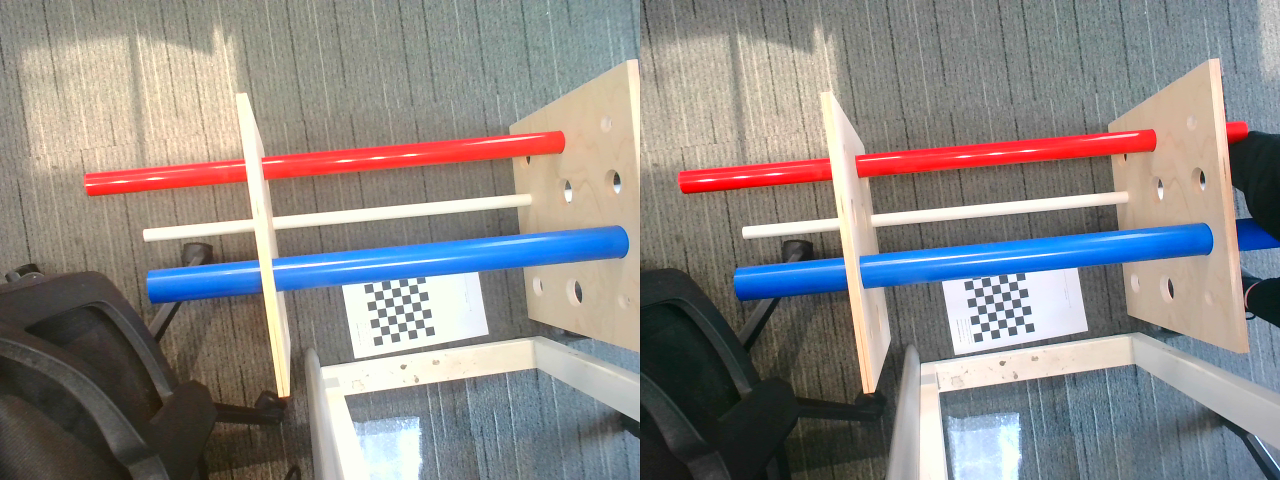
#> input picture test_data/real_hardware_archive/2026-09-field-test/camera_probe/req_1280x480_act_1280x480.png, 1280 x 480 px, given in place of the camera
$ python main.py   (older library calls are emulated)
#> lines starting #> are read from the running program, lines starting #| are printed output that depends on the picture
# -*- coding: utf-8 -*-

import numpy as np
import cv2
import camera_config
import random
import math


cap = cv2.VideoCapture(1)
cap.set(3, 1280)
cap.set(2, 480)


# 鼠标回调函数
def onmouse_pick_points(event, x, y, flags, param):
    if event == cv2.EVENT_LBUTTONDOWN:
        threeD = param
        distance = math.sqrt( threeD[y][x][0] **2 + threeD[y][x][1] **2 + threeD[y][x][2] **2 )
        distance = distance / 1000.0  # mm -> m
        print("距离是：", distance, "m")

WIN_NAME = 'Deep disp'
cv2.namedWindow(WIN_NAME,  cv2.WINDOW_AUTOSIZE)

while True:
  ret, frame = cap.read()
#> frame is the input picture: shape (480, 1280, 3); mean B, G, R 133.5, 135.3, 139.2
  frame1 = frame[0:480, 0:640]
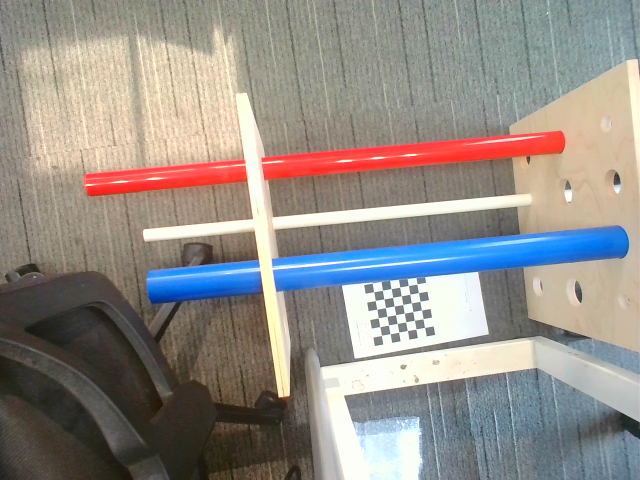
#> frame1: shape (480, 640, 3); mean B, G, R 136.1, 141.7, 147.3
  frame2 = frame[0:640, 640:1280]  #割开双目图像

  imgL = cv2.cvtColor(frame1, cv2.COLOR_BGR2GRAY)  # 将BGR格式转换成灰度图片
  imgR = cv2.cvtColor(frame2, cv2.COLOR_BGR2GRAY)
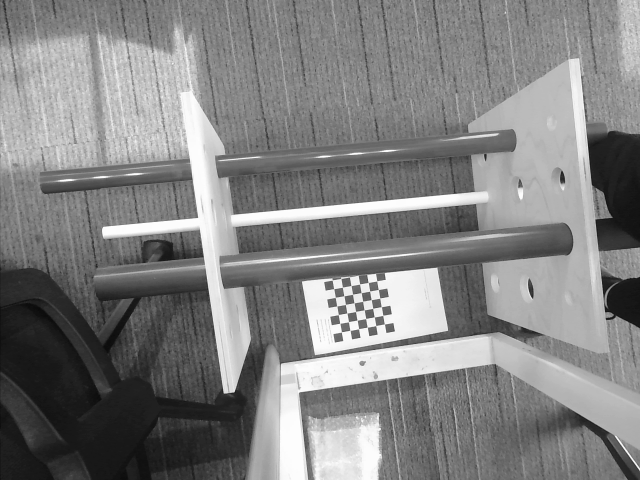
#> imgR: shape (480, 640); min 10, max 254, mean 129.7

  # cv2.remap 重映射，就是把一幅图像中某位置的像素放置到另一个图片指定位置的过程。
  # 依据MATLAB测量数据重建无畸变图片
  img1_rectified = cv2.remap(imgL, camera_config.left_map1, camera_config.left_map2, cv2.INTER_LINEAR)
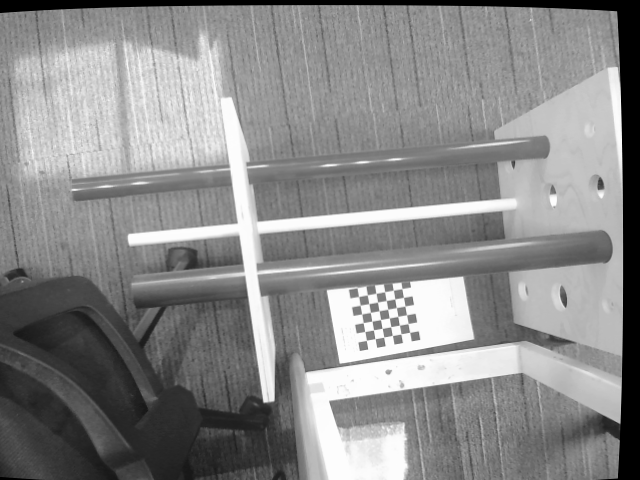
#> img1_rectified: shape (480, 640); min 0, max 254, mean 137.5
  img2_rectified = cv2.remap(imgR, camera_config.right_map1, camera_config.right_map2, cv2.INTER_LINEAR)
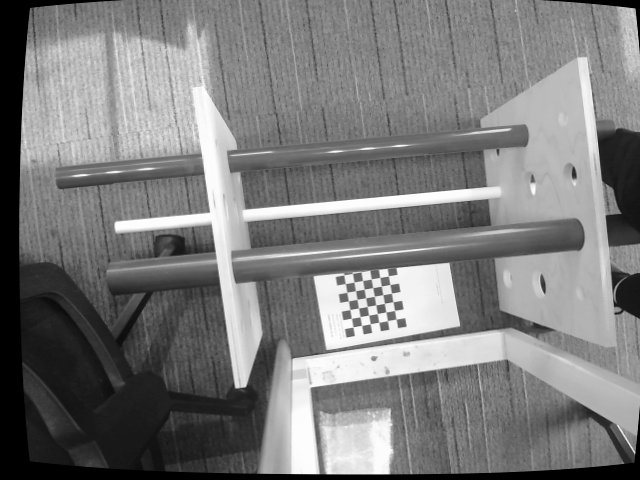
#> img2_rectified: shape (480, 640); min 0, max 254, mean 123.4

  imageL = cv2.cvtColor(img1_rectified, cv2.COLOR_GRAY2BGR)
  imageR = cv2.cvtColor(img2_rectified, cv2.COLOR_GRAY2BGR)

  # BM 核心算法
  numberOfDisparities = ((640 // 8) + 15) & -16  # 640对应是分辨率的宽

  stereo = cv2.StereoBM_create(numDisparities=16, blockSize=9)  #立体匹配
  stereo.setROI1(camera_config.validPixROI1)
  stereo.setROI2(camera_config.validPixROI2)
  stereo.setPreFilterCap(31)
  stereo.setBlockSize(15)
  stereo.setMinDisparity(4)
  stereo.setNumDisparities(numberOfDisparities)
  stereo.setTextureThreshold(50)
  stereo.setUniquenessRatio(15)
  stereo.setSpeckleWindowSize(100)
  stereo.setSpeckleRange(32)
  stereo.setDisp12MaxDiff(1)

  disparity = stereo.compute(img1_rectified, img2_rectified) # 计算视差
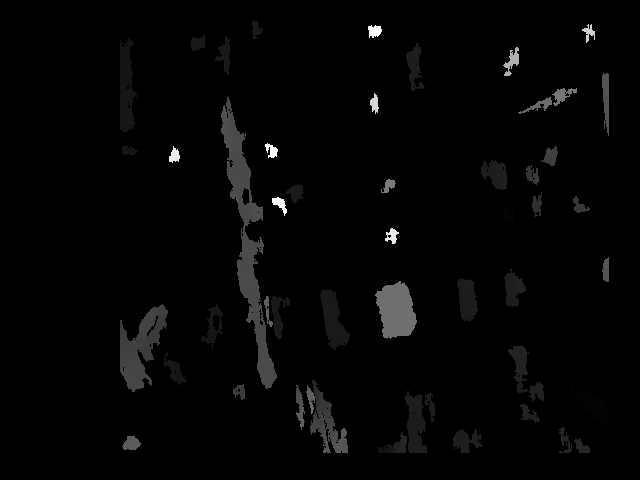
#> disparity: shape (480, 640) int16; min 48, max 1319, mean 70.6; drawn with min black and max white

  disp = cv2.normalize(disparity, disparity, alpha=100, beta=255, norm_type=cv2.NORM_MINMAX, dtype=cv2.CV_8U)  #归一化函数算法
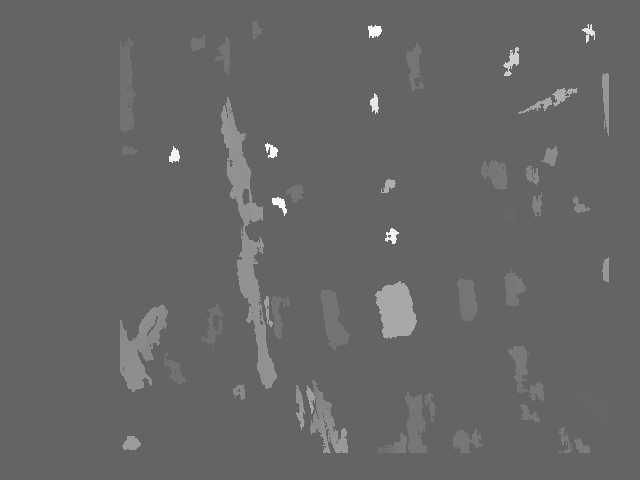
#> disp: shape (480, 640); min 100, max 255, mean 102.8

  threeD = cv2.reprojectImageTo3D(disparity, camera_config.Q, handleMissingValues=True)  #计算三维坐标数据值
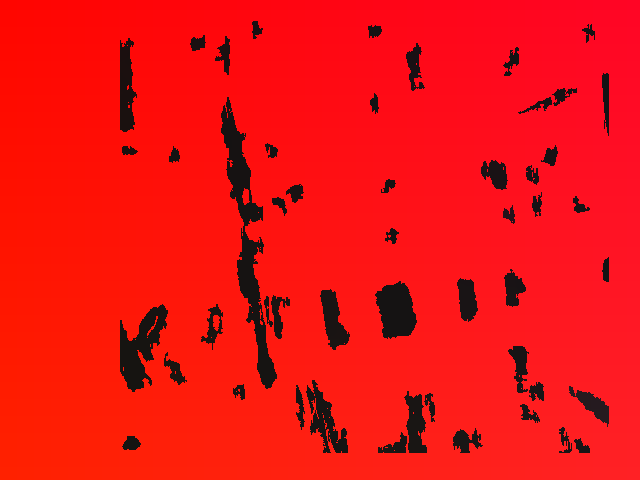
#> threeD: shape (480, 640, 3) float32; mean of channels 0, 1, 2 -17.2, 7.8, 9281.3; drawn with min black and max white
  threeD = threeD * 16

  cv2.setMouseCallback(WIN_NAME, onmouse_pick_points, threeD)

  cv2.imshow("left", frame1)
  cv2.imshow("right", frame2)
  # cv2.imshow("left_r", imgL)
  # cv2.imshow("right_r", imgR)
  cv2.imshow(WIN_NAME, disp)

  key = cv2.waitKey(1)
#> (key q is pressed here)
  if key == ord("q"):
    break

cap.release()
cv2.destroyAllWindows()

$ run again, on test_data/real_hardware_archive/2026-09-field-test/camera_probe/req_1920x720_act_1920x1072.png
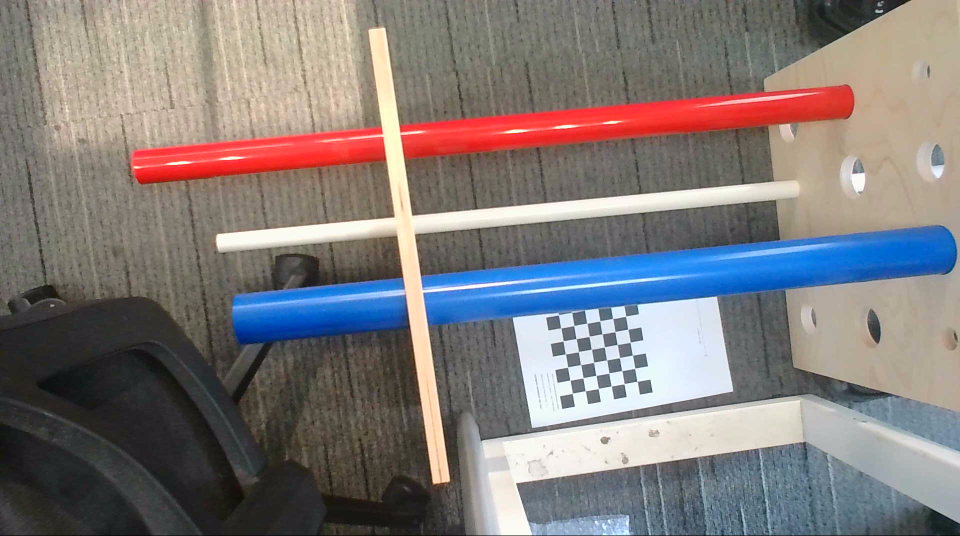
#> input picture test_data/real_hardware_archive/2026-09-field-test/camera_probe/req_1920x720_act_1920x1072.png, 1920 x 1072 px, given in place of the camera (shown at 1/2 size)
#> frame is the input picture: shape (1072, 1920, 3); mean B, G, R 121.7, 122.2, 128.6
#> `disp = cv2.normalize(disparity, disparity, alpha=100, beta=255, norm_t..`:
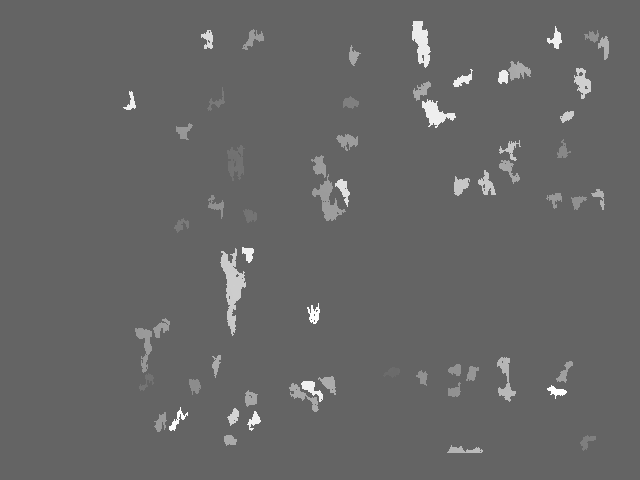
#> disp: shape (480, 640); min 100, max 255, mean 103
#> `threeD = cv2.reprojectImageTo3D(disparity, camera_config.Q, handleMiss..`:
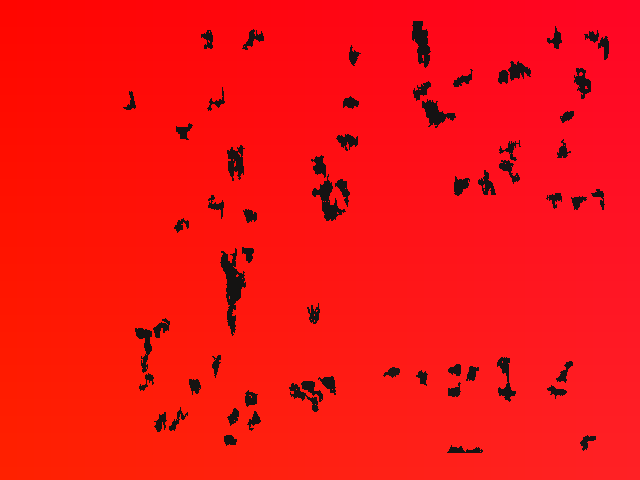
#> threeD: shape (480, 640, 3) float32; mean of channels 0, 1, 2 -19.5, 14.5, 9620.5; drawn with min black and max white

$ run again, on test_data/real_hardware_archive/2026-09-field-test/camera_probe/req_2560x720_act_2560x720.png
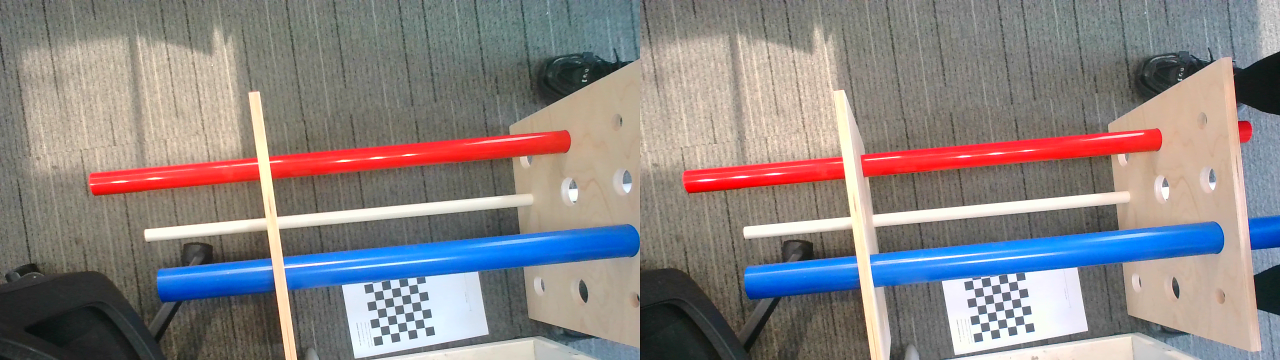
#> input picture test_data/real_hardware_archive/2026-09-field-test/camera_probe/req_2560x720_act_2560x720.png, 2560 x 720 px, given in place of the camera (shown at 1/2 size)
#> frame is the input picture: shape (720, 2560, 3); mean B, G, R 131.3, 131.5, 137.8
#> `disp = cv2.normalize(disparity, disparity, alpha=100, beta=255, norm_t..`:
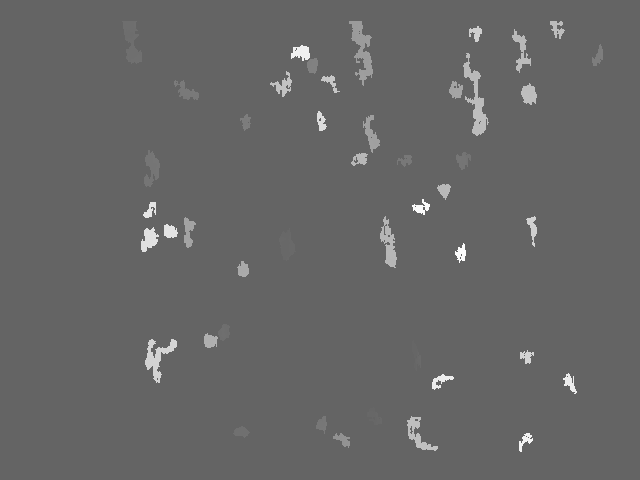
#> disp: shape (480, 640); min 100, max 255, mean 102.2
#> `threeD = cv2.reprojectImageTo3D(disparity, camera_config.Q, handleMiss..`:
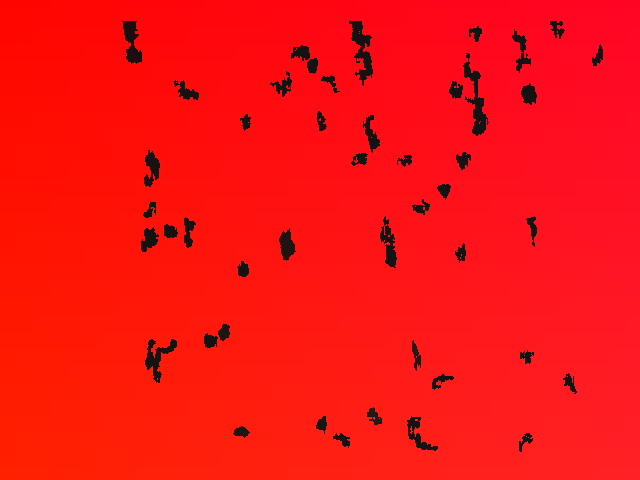
#> threeD: shape (480, 640, 3) float32; mean of channels 0, 1, 2 -17.7, 16.8, 9679.2; drawn with min black and max white
